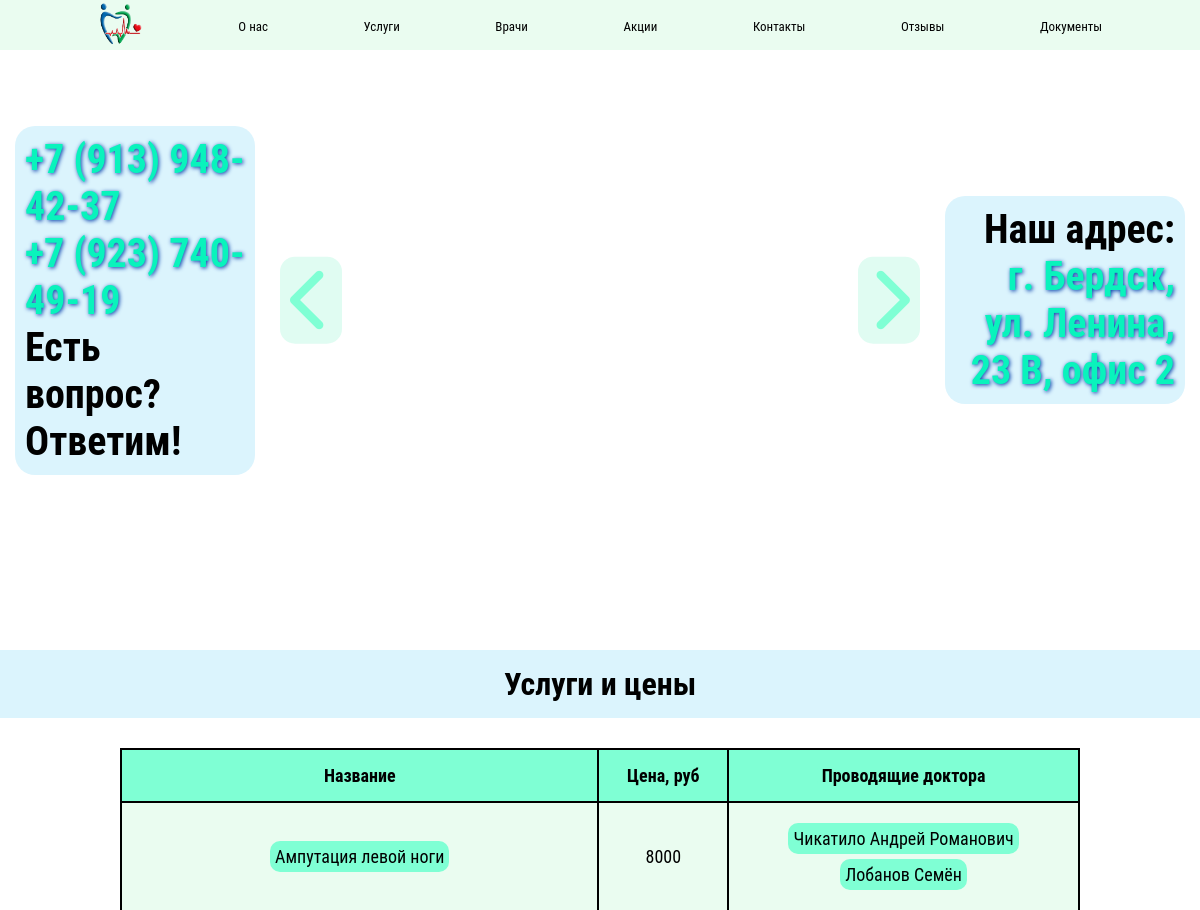
The app's page /услуги (upper part), older data.
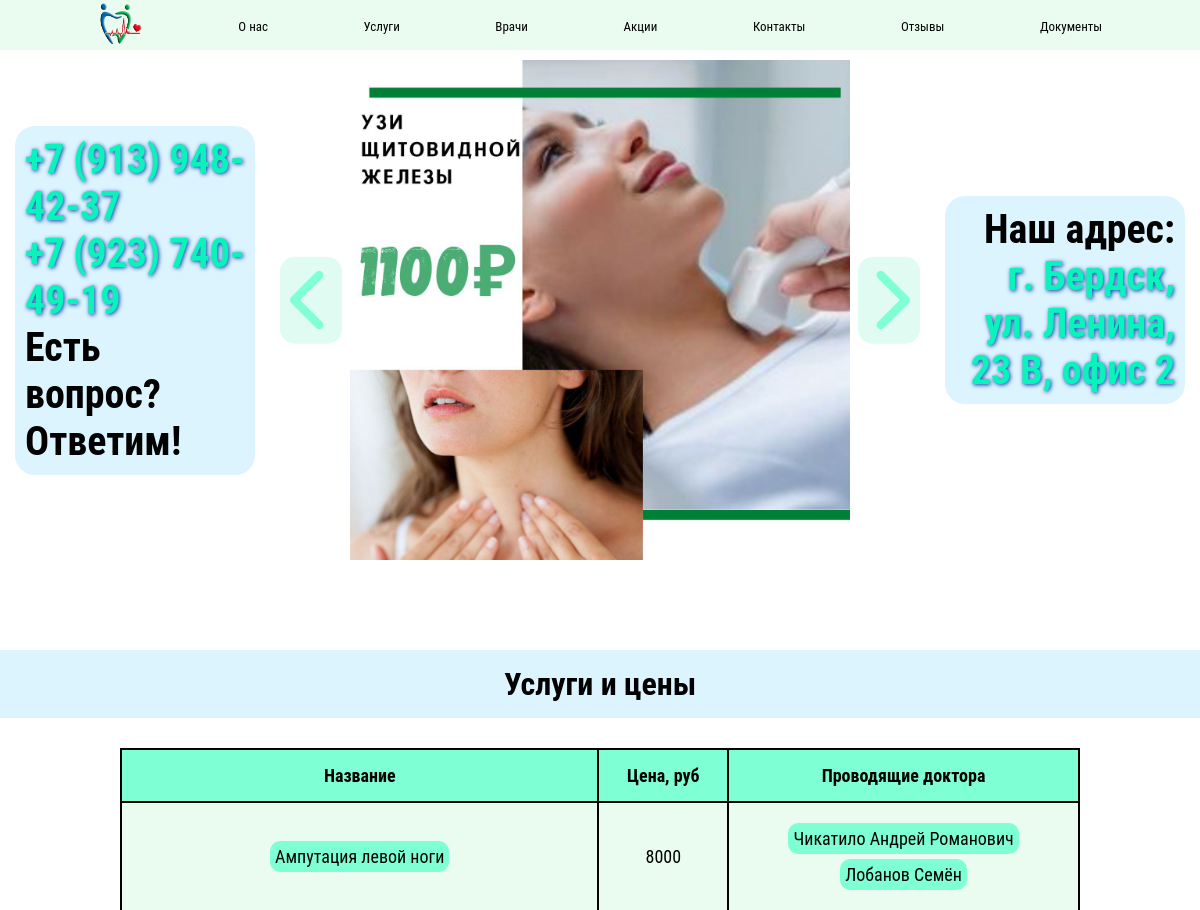
The same page, newer data.
### main/models.py (models this page shows, shortened)
class Service(models.Model):
    name = models.CharField('Название процедуры', max_length=300)
    price = models.IntegerField('Цена, руб.')
    slug = models.SlugField('Ссылка, которая будет вести к услуге. Это поле заполняется само, не нужно его трогать. Вписав сюда что-то, вы ничего не испортите, но и лучше от этого не станет.', blank=True, allow_unicode=True)
    def get_absolute_url(self):
        return reverse('service', kwargs={'service_slug': self.slug})
    class Meta:
        verbose_name = 'Услуга'
        verbose_name_plural = 'Услуги'

class Doctor(models.Model):
    name = models.CharField('Фамилия, имя и отчество врача', max_length=150, unique=True)
    picture = models.FileField('Фото врача', upload_to='doctors_pictures/%Y/%m/%d')
    speciality = models.CharField('Специализация', max_length=300)
    experience = models.CharField('Стаж работы', max_length=100)
    education = models.TextField('Образование')
    additional_qualification = models.TextField('Повышение квалификации', blank=True)
    services = models.ManyToManyField(Service, verbose_name='Услуги')
    slug = models.SlugField('Ссылка, которая будет вести к врачу. Это поле заполняется само, не нужно его трогать. Вписав сюда что-то, вы ничего не испортите, но и лучше от этого не станет.', blank=True, allow_unicode=True)
    def get_absolute_url(self):
        return reverse('doctor', kwargs={'name_slug': self.slug})
    class Meta:
        verbose_name = 'Врач'
        verbose_name_plural = 'Врачи'

class CarouselPicture(models.Model):
    picture = models.FileField(upload_to='carousel_pictures', verbose_name='Изображение')
    description = models.CharField('Короткое описание', max_length=150)
    class Meta:
        verbose_name = 'Изображение для слайд-шоу'
        verbose_name_plural = 'Изображения для слайд-шоу'

### main/templatetags/main_tags.py (called while the page is built)
@register.inclusion_tag('main/carousel-ul.html')
def get_carousel_list():
    images = CarouselPicture.objects.all()
    slides_dict = {}
    inactive_list_items = []
    for index in range(len(images)):
        if index == 0:
            slides_dict['active_slide'] = images[index]
        else:
            inactive_list_items.append(images[index])
    slides_dict['inactive_slides'] = inactive_list_items
    return {'slides_dict': slides_dict}

### main/views.py (called while the page is built)
def services(request):
    our_services = Service.objects.all()
    context = {
        'title': 'ЭМР - услуги',
        'services': our_services,
        'yandex_map_apikey': config('YANDEX_MAP_APIKEY')
    }
    return render(request, 'main/services.html', context=context)

### main/templates/main/services.html (shortened to what this page needs)
{% extends 'main/base.html' %}
{% block content %}
    <h1 class="main-header">Услуги и цены</h1>
    {% if services %}
        <table class="services-table">
        <tr>
            <th class="services-th">Название</th>
            <th class="services-th">Цена, руб</th>
            <th class="services-th"><a class="services-table-link" href="{% url 'doctors' %}">Проводящие доктора</a></th>
        </tr>
            {% for service in services %}
                <tr>
                <td class="services-td"><div class="table-button-mobile"><p><a class="services-table-link" href="{{ service.get_absolute_url }}">{{ service.name }}</a></p></div></td>
                <td class="services-td"><p>{{ service.price }}</p></td>
                <td class="services-td"><ul style="list-style: none">
                {% for doctor in service.doctor_set.all %}
                    <li class="list-item-mobile"><div class="table-button-mobile"><p><a class="services-table-link" href="{{ doctor.get_absolute_url }}">{{ doctor.name }}</a></p></div></li>
                {% endfor %}</ul></td></tr>
            {% endfor %}
        </table>
    {% else %}
        <p>Услуги временно не оказываются</p>
    {% endif %}
{% endblock %}

### main/templates/main/base.html (shortened to what this page needs)
{% load static %}
{% load main_tags %}
<!doctype html>
<html lang="ru">
<head>
    <link rel="stylesheet" href="{% static 'main/css/header-desktop.css' %}" type="text/css">
    <link rel="stylesheet" href="{% static 'main/css/header-mobile.css' %}" type="text/css">
    <link rel="stylesheet" href="{% static 'main/css/carousel-desktop.css' %}" type="text/css">
    <link rel="stylesheet" href="{% static 'main/css/carousel-mobile.css' %}" type="text/css">
    <link rel="stylesheet" href="{% static 'main/css/footer-desktop.css' %}" type="text/css">
    <link rel="stylesheet" href="{% static 'main/css/footer-mobile.css' %}" type="text/css">
    <link rel="stylesheet" href="{% static 'main/css/reviews-desktop.css' %}" type="text/css">
    <link rel="stylesheet" href="{% static 'main/css/reviews-mobile.css' %}" type="text/css">
    <link rel="stylesheet" href="{% static 'main/css/doctors-desktop.css' %}" type="text/css">
    <link rel="stylesheet" href="{% static 'main/css/doctors-mobile.css' %}" type="text/css">
    <link rel="stylesheet" href="{% static 'main/css/tables-desktop.css' %}" type="text/css">
    <link rel="stylesheet" href="{% static 'main/css/tables-mobile.css' %}" type="text/css">
    <link rel="stylesheet" href="{% static 'main/css/index-desktop.css' %}" type="text/css">
    <link rel="stylesheet" href="{% static 'main/css/index-mobile.css' %}" type="text/css">
    <link rel="stylesheet" href="{% static 'main/css/other.css' %}" type="text/css">
</head>
<body>
<header class="header">
    <nav>
        <label for="menu-checkbox">
            <ul class="menu touch">
                <li class="navbar-logo-li"><a href="{% url 'index' %}" class="navbar-logo-link">
                    <img src="{% static 'main/images/logo.png' %}" class="navbar-logo" alt="Наш логотип">
                </a></li>
                <li><a href="{% url 'about' %}" class="navbar-text-link">О нас</a></li>
                <li><a href="{% url 'services' %}" class="navbar-text-link">Услуги</a></li>
                <li><a href="{% url 'doctors' %}" class="navbar-text-link">Врачи</a></li>
                <li><a href="{% url 'promotions' %}" class="navbar-text-link">Акции</a></li>
                <li><a href="{% url 'contacts' %}" class="navbar-text-link">Контакты</a></li>
                <li><a href="{% url 'reviews' %}" class="navbar-text-link">Отзывы</a></li>
                <li><a href="{% url 'papers' %}" class="navbar-text-link">Документы</a></li>
            </ul>
        </label>
    </nav>
</header>
<main>
    <section aria-label="Main Carousel" class="carousel-section">
        <div class="carousel-outer-text-desktop"><p class="carousel-outer-important">+7 (913) 948-42-37<br>+7 (923) 740-49-19</p> Есть вопрос? Ответим!</div>
        <div class="carousel" data-carousel data-auto-slide="true">
            <button class="carousel-button prev" data-carousel-button="prev"><i class="fa-solid fa-chevron-left fa-5x"></i></button>
            <button class="carousel-button next" data-carousel-button="next"><i class="fa-solid fa-chevron-right fa-5x"></i></button>
            {% get_carousel_list %}
        </div>
        <div class="carousel-outer-text-desktop text-align-right">Наш адрес: <p class="carousel-outer-important">г. Бердск, ул. Ленина, 23 В, офис 2</p></div>
    </section>
</main>
<div class="content">
    {% block content %}
    {% endblock %}
</div>
</body>
</html>

### main/templates/main/carousel-ul.html (shortened to what this page needs)
<ul data-slides>
    <li class="slide" data-active><img src="{{ slides_dict.active_slide.picture.url }}" alt="{{ slides_dict.active_slide.picture.description }}"></li>
</ul>

### main/static/main/css/header-desktop.css (style rules this page uses)
.header { background-color: #eafcf0; }
nav { margin: 0 auto; max-width: 1100px; width: 100%; }
.navbar-logo { width: 45px; height: 45px; }
.menu { padding: 0; margin: 0; height: 50px; display: flex; flex-direction: row; justify-content: space-around; align-items: center; list-style-type: none; }
.menu li a { color: black; text-decoration: none; align-self: center; font-size: 13px; padding: 10px 15px; transition: all .9s linear; }
.menu li.navbar-logo-li { transition: all .9s linear; }

### main/static/main/css/carousel-desktop.css (style rules this page uses)
.carousel-section { display: flex; align-items: center; justify-content: space-around; }
.carousel { position: relative; height: 500px; width: 500px; margin-left: 65px; margin-right: 65px; }
.carousel ul { padding: 0; margin: 0; list-style: none; }
.slide { position: absolute; inset: 0; opacity: 0; transition: 400ms opacity ease-in-out; transition-delay: 400ms; }
.slide[data-active] { opacity: 1; transition-delay: 0ms; z-index: 1; }
.slide img { display: block; width: 100%; height: auto; object-position: center; object-fit: cover; margin-top: 10px; margin-bottom: 20px; }
.carousel-button { position: absolute; z-index: 2; background: none; border: none; top: 50%; transform: translateY(-50%); color: aquamarine; cursor: pointer; border-radius: 15px; padding: 10px; background: rgba(151, 245, 212, 0.3); transition: all 0.3s linear; }
.carousel-button.prev { left: -70px; }
.carousel-button.next { right: -70px; }
.carousel-outer-text-desktop { font-weight: bold; font-size: 40px; max-width: 20%; background-color: #dbf4fd; padding: 10px; border-radius: 20px; transition: all 0.7s linear; }
.carousel-outer-important { color: #09f3bc; text-shadow: 1px 1px 4px #003ba9; }

### main/static/main/css/tables-desktop.css (style rules this page uses)
.services-table { background-color: black; right: 10%; width: 80%; position: relative; left: 10%; font-size: 18px; }
.services-table-link { text-decoration: none; color: black; background-color: aquamarine; padding: 5px; border-radius: 10px; transition: all 0.3s linear; }
.services-th { background-color: aquamarine; padding: 15px; transition: all 0.3s linear; border-radius: 0 !important; }
.services-td { background-color: #eafcf0; padding: 10px; }
.services-td li { margin: 15px; }

### main/static/main/css/other.css (style rules this page uses)
* { padding: 0; margin: 0; font-family: 'Roboto Condensed', sans-serif; box-sizing: border-box; }
*::before, *::after { box-sizing: border-box; }
body, html { overflow-x: hidden; }
.main-header { padding: 15px; width: 100%; background-color: #dbf4fd; margin-bottom: 30px; }
.content { display: block; text-align: center; align-content: center; margin-top: 100px; margin-bottom: 200px; }
.text-align-right { text-align: right; }

Row changes from the older to the newer data that the page shows:
added CarouselPicture: active_slide.picture (picture)
